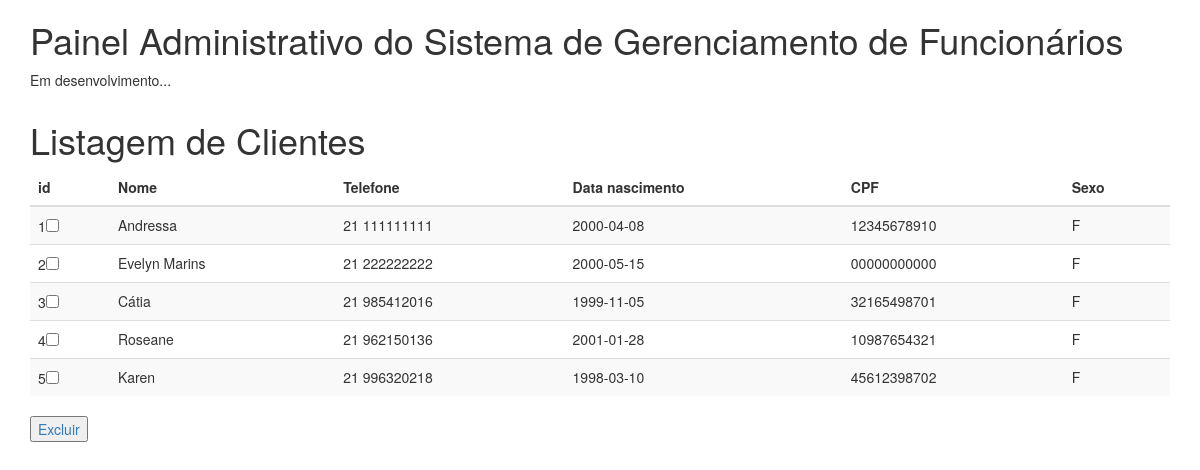
Before: /lista.php with the older database file.
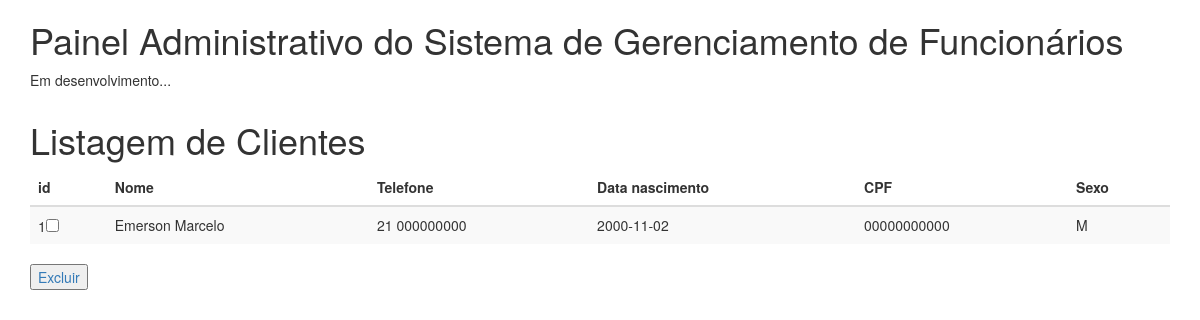
After: the same page with the newer database file.
### tables this page shows
CREATE TABLE Funcionario (
    id_func int,
    nome_funcionario VARCHAR (50),
    telefone VARCHAR (20),
    data_nasc date,
    cpf VARCHAR (20),
    sexo VARCHAR (1),
    municipio VARCHAR (50),
    estado VARCHAR (50),
    PRIMARY KEY (id_func),
    FOREIGN KEY (id_func) REFERENCES usuario(id_usuario)
);

### lista.php (the view, shortened to what this page needs)
<!DOCTYPE html>
<html lang="pt-br">
<head>
  <link rel="stylesheet" href="https://maxcdn.bootstrapcdn.com/bootstrap/3.3.5/css/bootstrap.min.css">
</head>
<body>
<div class="container">
  <h1>Painel Administrativo do Sistema de Gerenciamento de Funcionários</h1>
  <p>Em desenvolvimento...</p>
</div>
    <?php
        $connection = mysqli_connect("localhost", "root", "", "studiodebeleza");
        mysqli_select_db($connection, "studiodebeleza");
        $sql = "SELECT * FROM funcionario";
        $result = mysqli_query($connection, $sql);
    ?>
    <div class="container">
        <h1>Listagem de Clientes</h1>
        <table class="table table-striped">
            <thead>
                <th>id</th>
                <th>Nome</th>
                <th>Telefone</th>
                <th>Data nascimento</th>
                <th>CPF</th>
                <th>Sexo</th>
            </head>
            <tbody>
                <?php
                    while($linha = mysqli_fetch_assoc($result))
                    {
                        echo '<tr>';
                        echo '<td>'. $linha['id_func'] ."<input align='center' type='checkbox' name='id' id='id' value=''/>";
                        echo '<td>'. $linha['nome_funcionario'] .'</td>';
                        echo '<td>'. $linha['telefone'] .'</td>';
                        echo '<td>'. $linha['data_nasc'] .'</td>';
                        echo '<td>'. $linha['cpf'] .'</td>';
                        echo '<td>'. $linha['sexo'] .'</td>';
                        echo '</tr>';
                    }
                ?>
            </tbody>
        </table>
        <a href="excluir.php"><input name="deleta" type="button" value="Excluir" /></a>
</div>
</html>

Changed rows visible on the page:
removed funcionario: id_func "2", nome_funcionario "Evelyn Marins", telefone "21 222222222", data_nasc "2000-05-15", cpf "00000000000", sexo "F"
removed funcionario: id_func "3", nome_funcionario "Cátia", telefone "21 985412016", data_nasc "1999-11-05", cpf "32165498701", sexo "F"
removed funcionario: id_func "4", nome_funcionario "Roseane", telefone "21 962150136", data_nasc "2001-01-28", cpf "10987654321", sexo "F"
removed funcionario: id_func "5", nome_funcionario "Karen", telefone "21 996320218", data_nasc "1998-03-10", cpf "45612398702", sexo "F"
changed funcionario id 1: nome_funcionario "Andressa" → "Emerson Marcelo"; telefone "21 111111111" → "21 000000000"; data_nasc "2000-04-08" → "2000-11-02"; cpf "12345678910" → "00000000000"; sexo "F" → "M"
